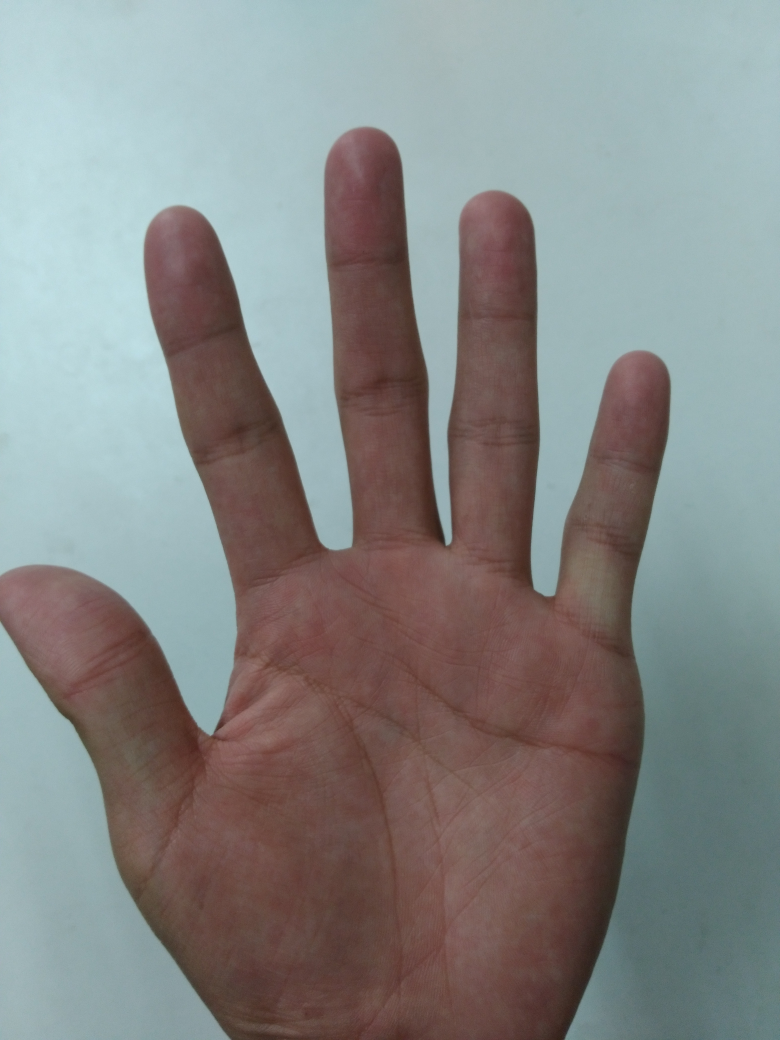
#> input picture opencv/image/yangxuanyue/yangxuanyue.jpg, 3120 x 4160 px (shown at 1/4 size)
$ python test.py   (older library calls are emulated)
#> lines starting #> are read from the running program, lines starting #| are printed output that depends on the picture; after the words box and inside, x2 and y2 are one past the last pixel; in counts of white or black regions, pixels touching at a corner belong together
### opencv/cutout/cutout.py
import cv2
import numpy as np
def cutout(img_file):
    IMAGE_FILE = img_file
    IMAGE_USER = IMAGE_FILE.replace(".jpg","").replace(".jpeg","").replace(".png","")
    print(IMAGE_USER)
    img = cv2.imread(IMAGE_FILE)
    #convert to YCrCb and filter
# old
#    lower = np.array([0,129,70], np.uint8)#yangxuanyue
#    #lower = np.array([0,139,70], np.uint8)#lihao
#    upper = np.array([255,180,127], np.uint8)
# new
    lower = np.array([0,131,102], np.uint8)#yangxuanyue
    upper = np.array([255,183,154], np.uint8)

    ycrcb = cv2.cvtColor(img, cv2.COLOR_BGR2YCR_CB)
    mask = cv2.inRange(ycrcb, lower, upper)
#    skin = cv2.bitwise_and(img, img, mask=mask)
#    cv2.imwrite("{0}_skin.jpg".format(IMAGE_USER),skin)

    kernel = np.ones((57,57),np.uint8)
    opening = cv2.morphologyEx(mask, cv2.MORPH_OPEN, kernel)
    skin = cv2.bitwise_and(img, img, mask=opening)
    cv2.imwrite("{0}_skin.jpg".format(IMAGE_USER),skin)

    _,black_and_white = cv2.threshold(opening, 127,255,0)
    #find max contours
    _, contours, _ = cv2.findContours(black_and_white, cv2.RETR_TREE, cv2.CHAIN_APPROX_SIMPLE)
    length = len(contours)
    maxArea = -1
    final_Contour = np.zeros(img.shape, np.uint8)
    if length > 0:
        for i in range(length):
            temp = contours[i]
            area = cv2.contourArea(temp)
            if area > maxArea:
                maxArea = area
                ci = i
        largest_contour = contours[ci]
    cv2.drawContours(final_Contour, [largest_contour], 0, (0, 255, 0), 10)
    cv2.imwrite("{0}_contour.jpg".format(IMAGE_USER),final_Contour)
    cv2.drawContours(skin, [largest_contour], 0, (0, 255, 0), 10)
    cv2.imwrite("{0}_contour_skin.jpg".format(IMAGE_USER),skin)

# [3 lines that do not run on import are left out]

### opencv/roi/roi.py
import cv2
import numpy as np

def calK(p0,p1):
    if p0[0] == p1[0]:
        print("equal")
        return 100
    if abs(p0[1] - p1[1])<20:
        return 0
    k = (p1[1]-p0[1])/(p1[0]-p0[0])
    return k
def roi_main(img,points):
    img = img.copy()
    top_left=(points[0][0],points[4][1])
    bottom_right = (points[7][0]+(points[6][0]-points[5][0]), int(points[0][1]-(points[5][1]-points[0][1])*1.2))
    center_points.update({"roi_main":((top_left[0]+bottom_right[0])/2/img_cols,(top_left[1]+bottom_right[1])/2/img_rows)})
    cv2.rectangle(img,top_left, bottom_right,(255,255,0),3)
    cv2.rectangle(contour_skin,top_left, bottom_right,(255,255,0),8)
    cv2.imwrite("{0}_roi_main.jpg".format(IMAGE_USER),img)
    out = img[top_left[1]:bottom_right[1],top_left[0]:bottom_right[0],:]
    cv2.imwrite("{0}_roi_main_out.jpg".format(IMAGE_USER),out)
def roi_10(img, p):
    img = img.copy()
    top_left=(p[2][0],p[2*2+0][1])
    bottom_right = (p[2*2+1][0],int((p[0*2+0][1]+p[2*2+1][1])/2))
    center_points.update({"roi_10":((top_left[0]+bottom_right[0])/2/img_cols,(top_left[1]+bottom_right[1])/2/img_rows)})
    cv2.rectangle(img,top_left, bottom_right,(255,155,0),8)
    cv2.rectangle(contour_skin,top_left, bottom_right,(255,155,0),8)
    cv2.imwrite("{0}_roi_10.jpg".format(IMAGE_USER),img)
    out = img[top_left[1]:bottom_right[1],top_left[0]:bottom_right[0],:]
    cv2.imwrite("{0}_roi_10_out.jpg".format(IMAGE_USER),out)

def roi_9(img, p):
    img = img.copy()
    top_left=(p[2][0],p[2*2+0][1])
    bottom_right = (p[3*2+1][0],int(p[0*2+0][1]+(-p[0*2+0][1]+p[2*2+1][1])*0.3))
    center_points.update({"roi_9":((top_left[0]+bottom_right[0])/2/img_cols,(top_left[1]+bottom_right[1])/2/img_rows)})
    cv2.rectangle(img,top_left, bottom_right,(255,55,55),3)
    cv2.rectangle(contour_skin,top_left, bottom_right,(255,55,55),8)
    cv2.imwrite("{0}_roi_9.jpg".format(IMAGE_USER),img)
    out = img[top_left[1]:bottom_right[1],top_left[0]:bottom_right[0],:]
    cv2.imwrite("{0}_roi_9_out.jpg".format(IMAGE_USER),out)
def roi_7(img, p):
    img = img.copy()
    top_left=(p[2*2+1][0],p[3*2+0][1])
    bottom_right = (p[3*2+0][0],p[0*2+0][1])
    center_points.update({"roi_7":((top_left[0]+bottom_right[0])/2/img_cols,(top_left[1]+bottom_right[1])/2/img_rows)})
    cv2.rectangle(img,top_left, bottom_right,(0,55,255),3)
    cv2.rectangle(contour_skin,top_left, bottom_right,(0,55,255),8)
    cv2.imwrite("{0}_roi_7.jpg".format(IMAGE_USER),img)
    out = img[top_left[1]:bottom_right[1],top_left[0]:bottom_right[0],:]
    cv2.imwrite("{0}_roi_7_out.jpg".format(IMAGE_USER),out)
def roi(img_file):
    global IMAGE_FILE
    global IMAGE_USER
    global center_points
    global img_rows
    global img_cols
    global contour_skin
    center_points = {}
    IMAGE_FILE = img_file
    IMAGE_USER = IMAGE_FILE.replace(".jpg","").replace(".jpeg","").replace(".png","")
    img = cv2.imread('{0}_contour.jpg'.format(IMAGE_USER))
    contour_skin = cv2.imread('{0}_contour_skin.jpg'.format(IMAGE_USER))
    img_rows, img_cols, _ = img.shape
    src = cv2.imread('{0}_skin.jpg'.format(IMAGE_USER))
    img_gray = cv2.cvtColor(img,cv2.COLOR_BGR2GRAY)
    ret, thresh = cv2.threshold(img_gray, 127, 255,0)
    imt,contours,hierarchy = cv2.findContours(thresh,cv2.RETR_EXTERNAL,cv2.CHAIN_APPROX_SIMPLE)
    cnt = contours[0]
    hull = cv2.convexHull(cnt,returnPoints = False)  ###返回凸包的点的坐标，returnPoints = False时反馈的坐标点在轮廓描述集合中点的编号，
    defects = cv2.convexityDefects(cnt,hull) ##反馈的是Nx4的数组，第一列表示的是起点（轮廓集合中点的编号）、第二列表示的是终点（轮廓集合中点的编号）
    ##第三列表示的是最远点（轮廓集合中点的编号），第四列表示的是最远点到凸轮廓的最短距离
    defects = defects[:,0,:]
    temp=sorted(defects,key=lambda entity:entity[3],reverse=True)
    points = []
    cv2.imwrite("{0}_contour_anchor.jpg".format(IMAGE_USER),contour_skin )
    for i in range(4):
        s,e,f,d = temp[i]
        far = tuple(cnt[f][0])
        number = f
        while calK(cnt[number-1,0],cnt[number,0])<1:
            number-=3
        right = number
        number = f
        while calK(cnt[number,0],cnt[number+1,0])<1:
            number+=3
        left = number
        points.append(tuple(cnt[left,0]))
        points.append(tuple(cnt[right,0]))
        cv2.circle(img,far,14,[0,0,255],-1)
        cv2.circle(img,tuple(cnt[left][0]),44,[255,255,255],-1)
        cv2.circle(contour_skin,tuple(cnt[left][0]),44,[255,255,255],-1)
        cv2.circle(img,tuple(cnt[right][0]),44,[0,255,255],-1)
        cv2.circle(contour_skin,tuple(cnt[right][0]),44,[0,255,255],-1)
    cv2.imwrite("{0}_contour_anchor.jpg".format(IMAGE_USER),contour_skin )
    points = sorted(points, key=lambda x:x[0])
    # [4 lines of commented-out code are left out]
    roi_main(src,points)
    roi_10(src,points)
    roi_9(src,points)
    roi_7(src,points)
    cv2.imwrite("{0}_contour_skin_roi.jpg".format(IMAGE_USER),contour_skin )
    return center_points
# [2 lines that do not run on import are left out]

### opencv/feature/seven/feature_7.py
import cv2
import numpy as np
# [15 lines left out: function split, not called in this run]
def test_blur():
    # 测试blur的参数
    image = cv2.imread(IMAGE_USER+"_roi_7_out.jpg")
    gray = cv2.cvtColor(image, cv2.COLOR_BGR2GRAY)
#    for i in range (1,25,2):
#        # 从结果看， 9 比较合适
#        blurred = cv2.blur(gray,(i,i))
#        cv2.imwrite("{0}_feature_7_blur_{1}.jpg".format(IMAGE_USER, i ),blurred)
    blurred = cv2.blur(gray, (1,1))
    cv2.imwrite("{0}_feature_7_blur_{1}.jpg".format(IMAGE_USER, 1 ),blurred)
def test_threshold():
    # 测试二值化
    blurred = cv2.imread(IMAGE_USER+"_feature_7_blur_1.jpg")
#    for i in range(80,95,1):
#        ret,thresh1=cv2.threshold(blurred,i,255,cv2.THRESH_BINARY)
#        cv2.imwrite(IMAGE_USER+"_feature_7_threshold_{0}.jpg".format(i),thresh1)
    ret,thresh1=cv2.threshold(blurred,88,255,cv2.THRESH_BINARY)
    print(thresh1.shape)
    cv2.imwrite(IMAGE_USER+"_feature_7_threshold_{0}.jpg".format(88),thresh1)
# [53 lines left out: functions test_sobel, test_canny, test_dilate, test_houghline, not called in this run]
def feature_7(img_name):
    global IMAGE_FILE
    global IMAGE_USER
    IMAGE_FILE = img_name
    IMAGE_USER = img_name.replace(".jpg","").replace(".jpeg","").replace(".png","")
    print(IMAGE_USER)
    test_blur()
    test_threshold()
    #test_houghline()
    #test_dilate()
    return ["7线"]
# [2 lines that do not run on import are left out]

### opencv/feature/nine/feature_9.py
import cv2
import numpy as np
# [15 lines left out: function split, not called in this run]
def test_blur():
    # 测试blur的参数
    image = cv2.imread(IMAGE_USER+"_roi_9_out.jpg")
    gray = cv2.cvtColor(image, cv2.COLOR_BGR2GRAY)
    #for i in range (1,25,2):
    #    # 从结果看， 9 比较合适
    #    blurred = cv2.blur(gray,(i,i))
    #    cv2.imwrite("{0}_feature_9_blur_{1}.jpg".format(IMAGE_USER, i ),blurred)
    blurred = cv2.blur(gray,(1,1))
    cv2.imwrite("{0}_feature_9_blur_{1}.jpg".format(IMAGE_USER, 1 ),blurred)

def test_threshold():
    # 测试二值化
    blurred = cv2.imread(IMAGE_USER+"_feature_9_blur_1.jpg")
#    for i in range(80,95,1):
#        ret,thresh1=cv2.threshold(blurred,i,255,cv2.THRESH_BINARY)
#        cv2.imwrite(IMAGE_USER+"_feature_9_threshold_{0}.jpg".format(i),thresh1)
    ret,thresh1=cv2.threshold(blurred,127,255,cv2.THRESH_BINARY)
    cv2.imwrite(IMAGE_USER+"_feature_9_threshold_{0}.jpg".format(88),thresh1)
# [53 lines left out: functions test_sobel, test_canny, test_dilate, test_houghline, not called in this run]
def feature_9(img_name):
    global IMAGE_FILE
    global IMAGE_USER
    IMAGE_FILE = img_name
    IMAGE_USER = img_name.replace(".jpg","").replace(".jpeg","").replace(".png","")
    print(IMAGE_USER)
    test_blur()
    test_threshold()
    #test_houghline()
    #test_dilate()
    return ["9线"]
# [2 lines that do not run on import are left out]

### opencv/feature/ten/feature_10.py
import cv2
import numpy as np
# [15 lines left out: function split, not called in this run]
def test_blur():
    # 测试blur的参数
    image = cv2.imread(IMAGE_USER+"_roi_10_out.jpg")
    gray = cv2.cvtColor(image, cv2.COLOR_BGR2GRAY)
    #for i in range (1,25,2):
    #    # 从结果看， 9 比较合适
    #    blurred = cv2.blur(gray,(i,i))
    #    cv2.imwrite("{0}_feature_10_blur_{1}.jpg".format(IMAGE_USER, i ),blurred)
    blurred = cv2.blur(gray,(1,1))
    cv2.imwrite("{0}_feature_10_blur_{1}.jpg".format(IMAGE_USER, 1 ),blurred)

def test_threshold():
    # 测试二值化
    blurred = cv2.imread(IMAGE_USER+"_feature_10_blur_1.jpg")
#    for i in range(80,95,1):
#        ret,thresh1=cv2.threshold(blurred,i,255,cv2.THRESH_BINARY)
#        cv2.imwrite(IMAGE_USER+"_feature_10_threshold_{0}.jpg".format(i),thresh1)
    ret,thresh1=cv2.threshold(blurred,88,255,cv2.THRESH_BINARY)
    cv2.imwrite(IMAGE_USER+"_feature_10_threshold_{0}.jpg".format(88),thresh1)
# [53 lines left out: functions test_sobel, test_canny, test_dilate, test_houghline, not called in this run]
def feature_10(img_name):
    global IMAGE_FILE
    global IMAGE_USER
    IMAGE_FILE = img_name
    IMAGE_USER = img_name.replace(".jpg","").replace(".jpeg","").replace(".png","")
    print(IMAGE_USER)
    test_blur()
    test_threshold()
    #test_houghline()
    #test_dilate()
    return ["10线"]
# [2 lines that do not run on import are left out]

### opencv/test.py
from feature.seven.feature_7 import feature_7
from feature.nine.feature_9 import feature_9
from feature.ten.feature_10 import feature_10
from cutout.cutout import cutout
from roi.roi import roi
from report.showall import showall
from report.report import report
def test1():
    res = feature_7("image/yangxuanyue/yangxuanyue.jpg")
def test2():
    IMAGE_NAME = "image/yangxuanyue/yangxuanyue.jpg"
    cutout(IMAGE_NAME)
#> in cutout, img is the input picture: shape (4160, 3120, 3); mean B, G, R 133.8, 135, 133.6
#> in cutout, `mask = cv2.inRange(ycrcb, lower, upper)`:
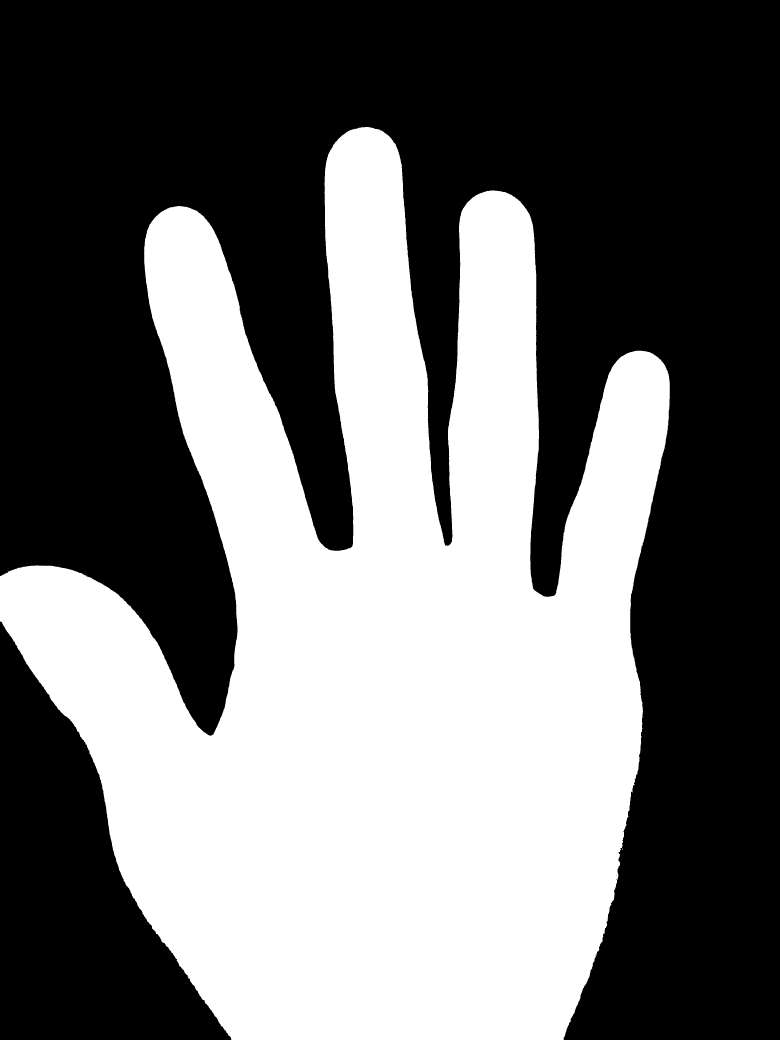
#> mask: shape (4160, 3120) (shown at 1/4 size); 42.6% white; 2 white regions (1 under 20 px), largest, box (x1, y1, x2, y2) and area: (0, 508, 2679, 4160) 5535134
#> in cutout, `skin = cv2.bitwise_and(img, img, mask=opening)`:
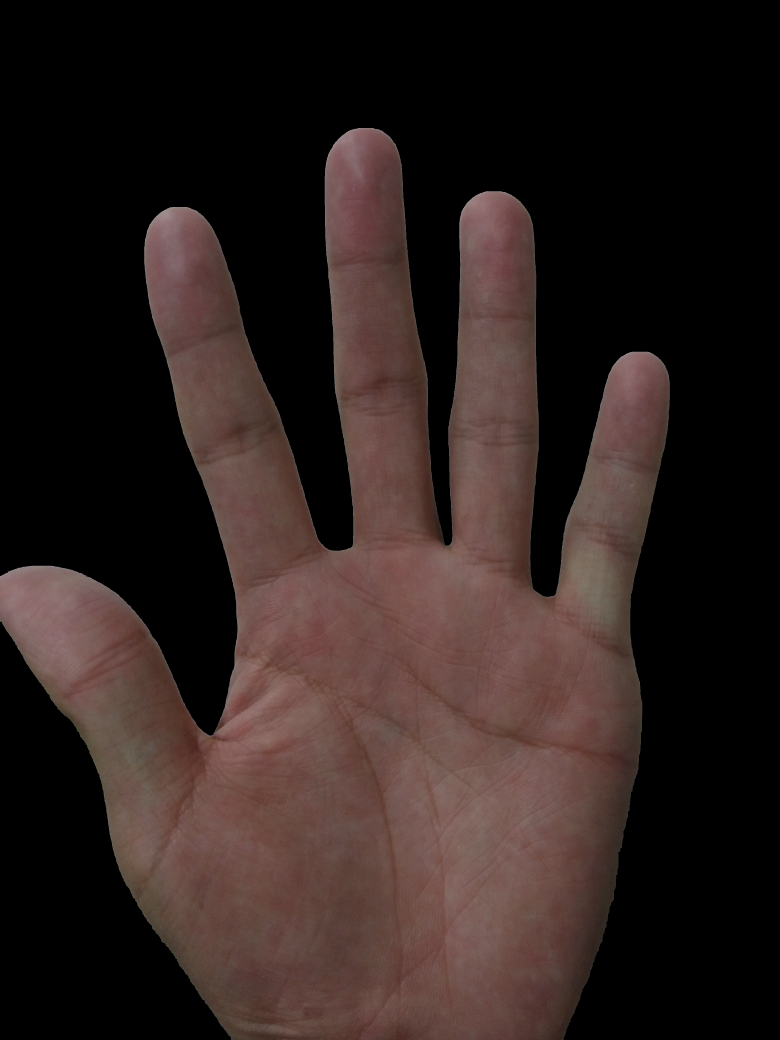
#> skin: shape (4160, 3120, 3) (shown at 1/4 size); mean B, G, R 30.3, 32.9, 45.1
#> in cutout, `_, contours, _ = cv2.findContours(black_and_white, cv2.RETR_TREE, cv2...`: contours = 1 contour; box (x1, y1, x2, y2) and area: (0, 512, 2679, 4160) 5523735
#> in cutout, `length = len(contours)`: length = 1
#> the loop in cutout, `for i in range(length):` made 1 pass
#> (area, maxArea) on pass 1: (5523735, 5523735)
#> after the loop in cutout, `for i in range(length):`: ci = 0; maxArea = 5523735
#> in cutout, `largest_contour = contours[ci]`: largest_contour = contour of 6257 points, box (x1, y1, x2, y2) (0, 512, 2679, 4160), area 5523735
    center_points = roi(IMAGE_NAME)
#> in roi, `ret, thresh = cv2.threshold(img_gray, 127, 255,0)`:
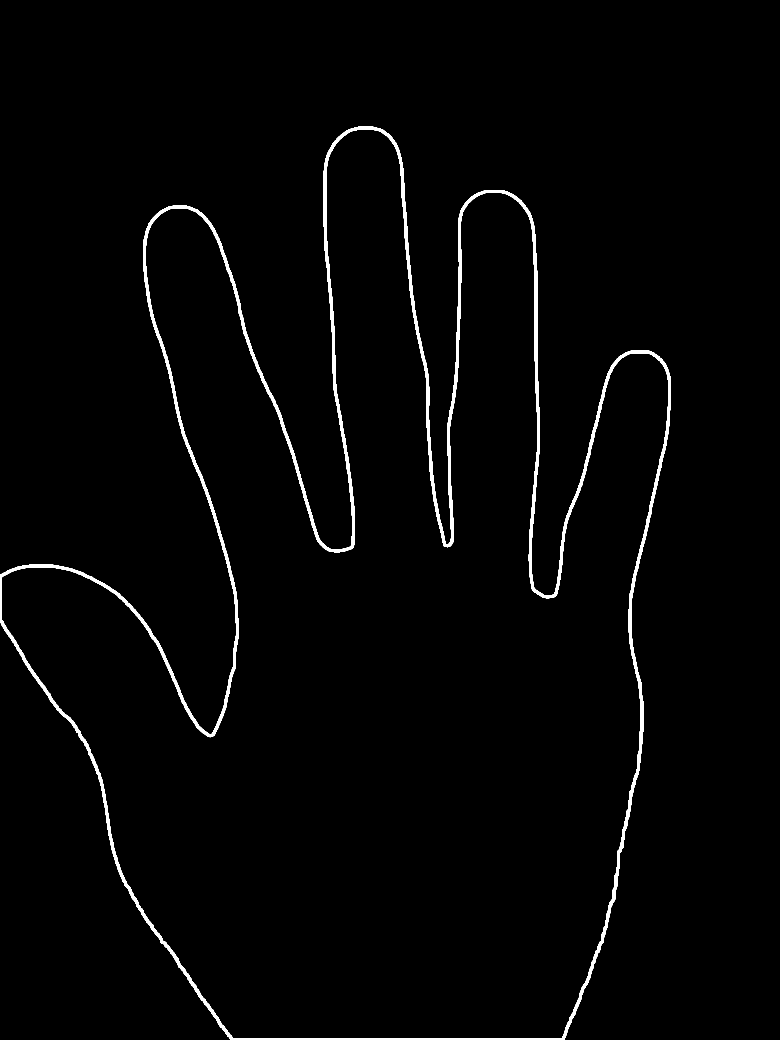
#> thresh: shape (4160, 3120) (shown at 1/4 size); 1.6% white; 1 white region
#> in roi, `imt,contours,hierarchy = cv2.findContours(thresh,cv2.RETR_EXTERNAL,cv2..`: contours = 1 contour; box (x1, y1, x2, y2) and area: (0, 507, 2684, 4160) 5615540
#> in roi, `cnt = contours[0]`: cnt = contour of 6086 points, box (x1, y1, x2, y2) (0, 507, 2684, 4160), area 5615540
#> in roi, `hull = cv2.convexHull(cnt,returnPoints = False)`: hull = 55 values, max 6085 at index 0, min 0 at index 54, mean 3547.9
#> in roi, `defects = cv2.convexityDefects(cnt,hull)`: defects = 49 rows, first 6: [0, 14, 5, 310], [14, 18, 17, 243], [18, 1244, 347, 393379], [1244, 1248, 1247, 303], [1248, 1258, 1253, 343], [1258, 1266, 1261, 220]
#> in roi, `temp=sorted(defects,key=lambda entity:entity[3],reverse=True)`: temp = 49 items, first 6: [18, 1244, 347, 393379], [5361, 6063, 5630, 351563], [1293, 2785, 2146, 264046], [4594, 5332, 5131, 253520], [2786, 3344, 3099, 25243], [4135, 4541, 4248, 23245]
#> the loop in roi, `for i in range(4):` made 4 passes
#> (s, e, f, d, far, right, left) on passes 1 to 4: (18, 1244, 347, 393379, (1397, 2188), 344, 395), (5361, 6063, 5630, 351563, (1784, 2177), 5624, 5633), (1293, 2785, 2146, 264046, (875, 2878), 2146, 2149), (4594, 5332, 5131, 253520, (2136, 2351), 5098, 5131)
#> after the loop in roi, `for i in range(4):`: points = [(1283, 2163), (1405, 2181), (1782, 2173), (1799, 2170), (873, 2881), (875, 2878), (2136, 2351), (2218, 2373)]
#> in roi, `points = sorted(points, key=lambda x:x[0])`: points = [(873, 2881), (875, 2878), (1283, 2163), (1405, 2181), (1782, 2173), (1799, 2170), (2136, 2351), (2218, 2373)]
#> in roi_main, `top_left=(points[0][0],points[4][1])`: top_left = (873, 2173)
#> in roi_main, `bottom_right = (points[7][0]+(points[6][0]-points[5][0]), int(points[0..`: bottom_right = (2555, 3734)
#> in roi_10, `top_left=(p[2][0],p[2*2+0][1])`: top_left = (1283, 2173)
#> in roi_10, `bottom_right = (p[2*2+1][0],int((p[0*2+0][1]+p[2*2+1][1])/2))`: bottom_right = (1799, 2525)
#> in roi_10, `out = img[top_left[1]:bottom_right[1],top_left[0]:bottom_right[0],:]`:
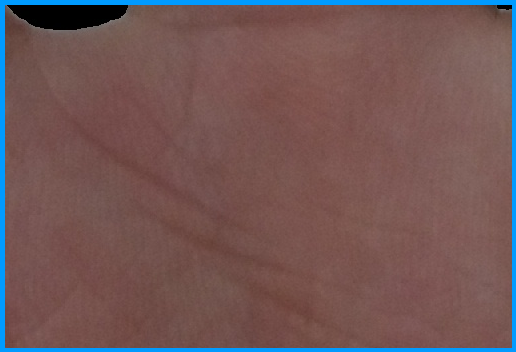
#> out: shape (352, 516, 3); mean B, G, R 86.3, 86.5, 113.5
#> in roi_9, `top_left=(p[2][0],p[2*2+0][1])`: top_left = (1283, 2173)
#> in roi_9, `bottom_right = (p[3*2+1][0],int(p[0*2+0][1]+(-p[0*2+0][1]+p[2*2+1][1])..`: bottom_right = (2218, 2667)
#> in roi_9, `out = img[top_left[1]:bottom_right[1],top_left[0]:bottom_right[0],:]`:
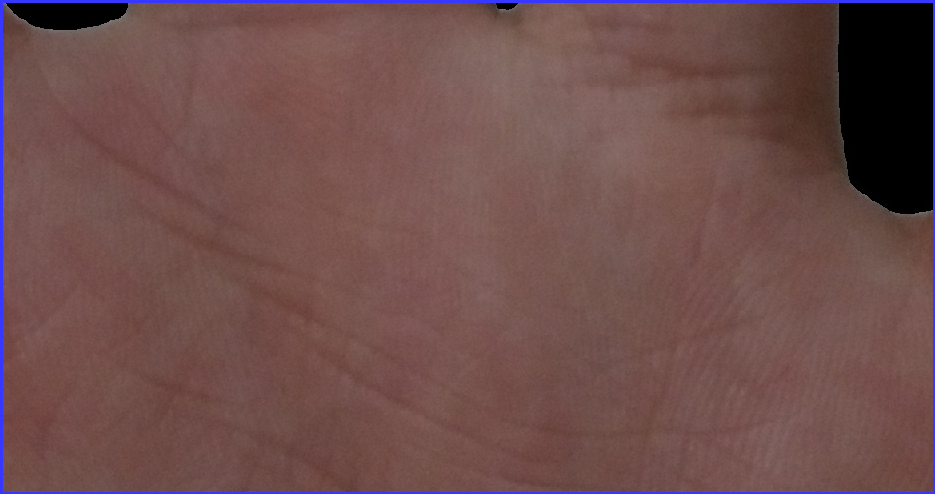
#> out: shape (494, 935, 3); mean B, G, R 76, 77.8, 110.1
#> in roi_7, `top_left=(p[2*2+1][0],p[3*2+0][1])`: top_left = (1799, 2351)
#> in roi_7, `bottom_right = (p[3*2+0][0],p[0*2+0][1])`: bottom_right = (2136, 2881)
#> in roi_7, `out = img[top_left[1]:bottom_right[1],top_left[0]:bottom_right[0],:]`:
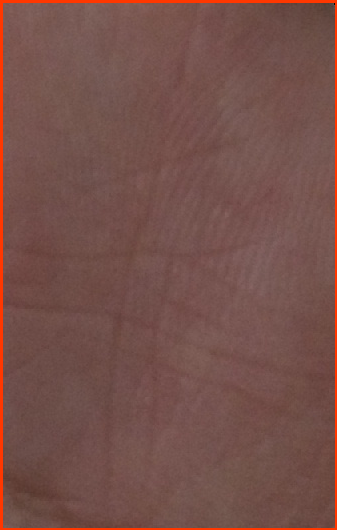
#> out: shape (530, 337, 3); mean B, G, R 74, 80.4, 118
#> center_points = {'roi_main': (0.549, 0.71), 'roi_10': (0.494, 0.565), 'roi_9': (0.561, 0.582), 'roi_7': (0.631, 0.629)}
    report_list = {}
    report_list.update(feature_7(IMAGE_NAME))
#| (530, 337, 3)
    report_list.update(feature_9(IMAGE_NAME))
    report_list.update(feature_10(IMAGE_NAME))
#> in test_threshold, `ret,thresh1=cv2.threshold(blurred,88,255,cv2.THRESH_BINARY)`:
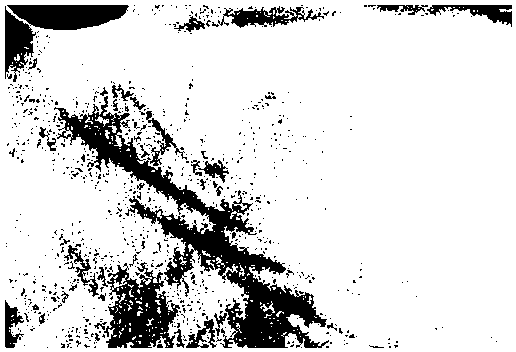
#> thresh1: shape (352, 516, 3); 84.3% white; 886 black regions (840 under 20 px), largest, box (x1, y1, x2, y2) and area: (54, 96, 329, 348) 12819, (104, 262, 180, 348) 3605, (7, 5, 129, 30) 2277
    print(center_points)
    showall(IMAGE_NAME, center_points)
    report(IMAGE_NAME, report_list)


#> (the run stopped early here; a loop or call above may not have finished)
